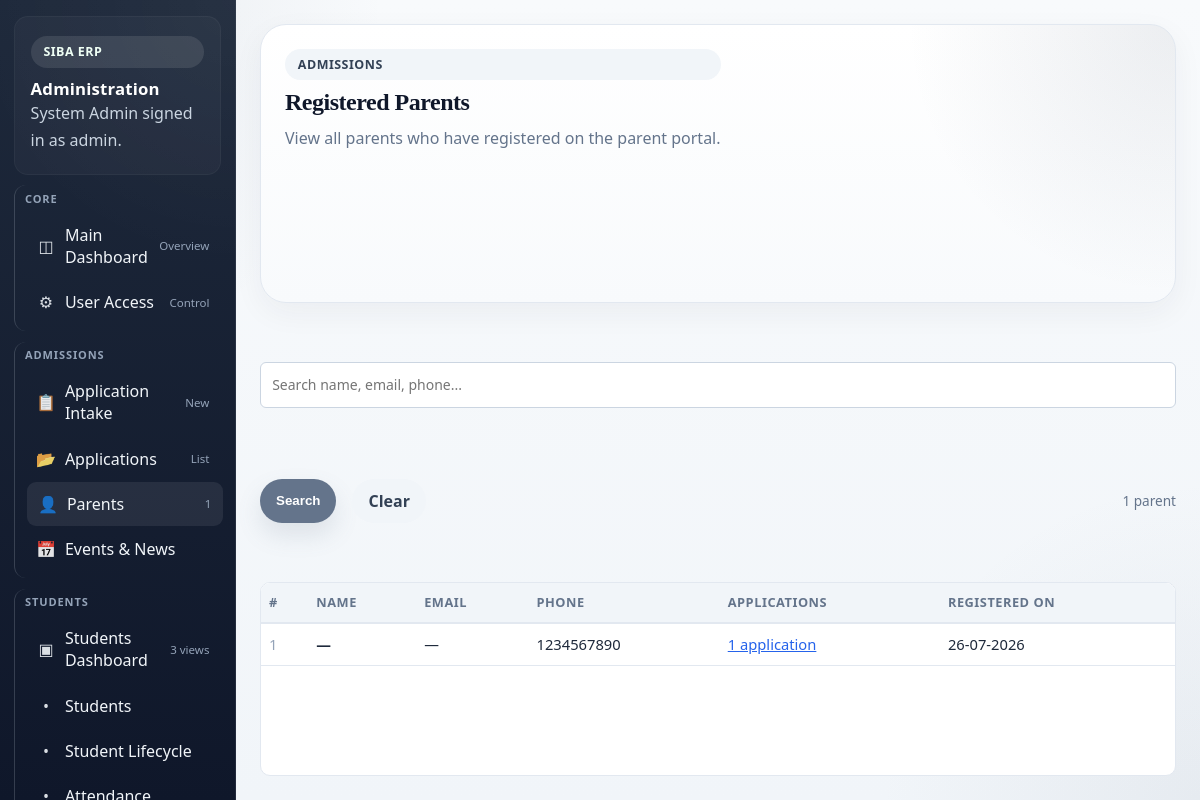
/erp/admin/parents-list.php (signed in), run on the app's committed database.
### tables this page shows
CREATE TABLE IF NOT EXISTS parents (
    id INT AUTO_INCREMENT PRIMARY KEY,
    phone VARCHAR(15) UNIQUE NOT NULL,
    password VARCHAR(255) NOT NULL,
    created_at TIMESTAMP DEFAULT CURRENT_TIMESTAMP
);

### erp/admin/bootstrap.php (called while the page is built, shortened)
<?php
function admin_user(): ?array
{
    return $_SESSION['admin_user'] ?? null;
}
function e(string $value): string
{
    return htmlspecialchars($value, ENT_QUOTES, 'UTF-8');
}
function available_modules(): array
{
    return [
        'students' => ['label' => 'Students', 'entities' => ['students', 'student_enrollments', 'attendance_records']],
        'academics' => ['label' => 'Academics', 'entities' => ['subjects', 'assignments', 'exam_results', 'assignment_submissions', 'parent_teacher_messages']],
        'finance' => ['label' => 'Finance', 'entities' => ['fee_structures', 'student_fee_dues', 'payments', 'payment_reconciliations']],
        'operations' => ['label' => 'Operations', 'entities' => ['timetables', 'transport_routes', 'transport_allocations', 'hostels', 'hostel_rooms', 'hostel_allocations']],
        'hr' => ['label' => 'HR', 'entities' => ['employees', 'leave_requests', 'payroll_runs', 'payroll_items']],
        'reports' => ['label' => 'Reports', 'entities' => []],
    ];
}
function default_modules_for_role(string $role): array
{
    $menu = available_modules();
    if ($role === 'owner' || $role === 'admin') {
        return array_keys($menu);
    }
    return array_keys($menu);
}
function fetch_user_role_assignments(PDO $pdo, int $userId): array
{
    try {
        $stmt = $pdo->prepare(
            'SELECT r.name
             FROM user_role_assignments ura
             JOIN roles r ON r.id = ura.role_id
             WHERE ura.user_id = :user_id AND ura.is_active = 1'
        );
        $stmt->execute(['user_id' => $userId]);
        return array_values(array_unique(array_map(static fn(array $r): string => (string) $r['name'], $stmt->fetchAll())));
    } catch (Throwable) {
        return [];
    }
}
function fetch_user_roles(PDO $pdo, int $userId, string $primaryRole): array
{
    $roles = [$primaryRole];
    $assigned = fetch_user_role_assignments($pdo, $userId);
    return array_values(array_unique(array_filter($roles)));
}
function default_modules_for_roles(array $roles): array
{
    $modules = [];
    foreach ($roles as $role) {
        $modules = array_merge($modules, default_modules_for_role((string) $role));
    }
    return array_values(array_unique($modules));
}
function fetch_user_module_access(PDO $pdo, int $userId): array
{
    try {
        $stmt = $pdo->prepare('SELECT module_key FROM user_module_access WHERE user_id = :user_id AND can_access = 1');
        $stmt->execute(['user_id' => $userId]);
        return array_map(static fn(array $r): string => (string) $r['module_key'], $stmt->fetchAll());
    } catch (Throwable) {
        return [];
    }
}
function menu_for_roles(array $roles, array $allowedModules = []): array
{
    $menu = available_modules();
    $defaultKeys = default_modules_for_roles($roles);
    $primaryRole = (string) ($roles[0] ?? '');
    if (!in_array('admin', $roles, true) && !in_array('owner', $roles, true)) {
        $defaultKeys = array_values(array_intersect($defaultKeys, array_keys($menu)));
        if (!empty($allowedModules)) {
            $defaultKeys = array_values(array_intersect($defaultKeys, $allowedModules));
        }
    } elseif (!empty($allowedModules)) {
        $defaultKeys = array_values(array_intersect(array_keys($menu), $allowedModules));
    }
    $filtered = [];
    foreach ($defaultKeys as $key) {
        $filtered[$key] = $menu[$key];
    }
    return $filtered;
}

### erp/admin/parents-list.php (the view, shortened to what this page needs)
<?php
require __DIR__ . '/bootstrap.php';
$user = admin_user();
$isSuperAdmin = ($user['role'] ?? '') === 'admin';
$explicitModules = fetch_user_module_access($pdo, (int) $user['id']);
$userRoles = fetch_user_roles($pdo, (int) $user['id'], (string) ($user['role'] ?? 'admin'));
$menus = menu_for_roles($userRoles, $explicitModules);
$entityMap = entity_config();
$searchQ = trim((string) ($_GET['q'] ?? ''));
$where = [];
$params = [];
$whereSql = empty($where) ? '' : ' WHERE ' . implode(' AND ', $where);
$countStmt = $pdo->prepare("SELECT COUNT(*) AS c FROM parents p" . $whereSql);
$countStmt->execute($params);
$total = (int) $countStmt->fetch()['c'];
$page = max(1, (int) ($_GET['p'] ?? 1));
$limit = 25;
$offset = ($page - 1) * $limit;
$sql = "SELECT p.*, (SELECT COUNT(*) FROM applications WHERE parent_id = p.id) AS app_count FROM parents p" . $whereSql . " ORDER BY p.created_at DESC LIMIT :lim OFFSET :off";
$listStmt = $pdo->prepare($sql);
$listStmt->bindValue(':lim', $limit, PDO::PARAM_INT);
$listStmt->bindValue(':off', $offset, PDO::PARAM_INT);
$listStmt->execute();
$parents = $listStmt->fetchAll(PDO::FETCH_ASSOC);
?>
<!DOCTYPE html>
<html lang="en">
<head>
    <link rel="stylesheet" href="../assets/erp-ui.css">
</head>
<body style="min-height:100vh;">
<div class="admin-layout">
    <aside class="sidebar" style="display:flex;flex-direction:column;">
        <div class="brand-block stack" style="gap:.6rem;padding:1.2rem 1rem;">
            <span class="eyebrow" style="background:rgba(255,255,255,.1);color:#effff5">SIBA ERP</span>
            <div class="brand-copy">
                <h2 style="font-size:1.7rem;color:#fff">Administration</h2>
                <p><?= e((string) $user['name']) ?> signed in as <?= e((string) $user['role']) ?>.</p>
            </div>
        </div>
        <div class="nav-group">
            <div class="nav-title">Core</div>
            <a class="nav-link" href="index.php">
                <span class="sidebar-icon">◫</span><span>Main Dashboard</span><span class="nav-tag">Overview</span>
            </a>
            <?php if ($isSuperAdmin): ?>
                <a class="nav-link" href="index.php?view=user-access">
                    <span class="sidebar-icon">⚙</span><span>User Access</span><span class="nav-tag">Control</span>
                </a>
            <?php endif; ?>
        </div>
        <div class="nav-group">
            <div class="nav-title">Admissions</div>
            <a class="nav-link" href="application-intake.php">
                <span class="sidebar-icon">📋</span><span>Application Intake</span><span class="nav-tag">New</span>
            </a>
            <a class="nav-link" href="applications-list.php">
                <span class="sidebar-icon">📂</span><span>Applications</span><span class="nav-tag">List</span>
            </a>
            <a class="nav-link active" href="parents-list.php">
                <span class="sidebar-icon">👤</span><span>Parents</span><span class="nav-tag"><?= $total ?></span>
            </a>
            <a class="nav-link" href="events-manager.php">
                <span class="sidebar-icon">📅</span><span>Events & News</span>
            </a>
        </div>
        <?php foreach ($menus as $menuKey => $menu): ?>
            <div class="nav-group">
                <div class="nav-title"><?= e((string) $menu['label']) ?></div>
                <a class="nav-link" href="index.php?view=module&amp;module=<?= e((string) $menuKey) ?>">
                    <span class="sidebar-icon">▣</span>
                    <span><?= e((string) $menu['label']) ?> Dashboard</span>
                    <span class="nav-tag"><?= count($menu['entities'] ?? []) ?> views</span>
                </a>
                <?php foreach (($menu['entities'] ?? []) as $menuEntity): ?>
                    <a class="nav-link" href="index.php?module=<?= e((string) $menuKey) ?>&amp;entity=<?= e((string) $menuEntity) ?>">
                        <span class="sidebar-icon">•</span>
                        <span><?= e((string) $entityMap[$menuEntity]['label']) ?></span>
                    </a>
                <?php endforeach; ?>
            </div>
        <?php endforeach; ?>
    </aside>
    <main class="admin-main stack" style="padding:1.5rem;">
        <section class="hero-banner" style="margin-bottom:1rem;">
            <div class="toolbar">
                <div class="stack" style="gap:.55rem">
                    <span class="eyebrow">Admissions</span>
                    <h1>Registered Parents</h1>
                    <p>View all parents who have registered on the parent portal.</p>
                </div>
            </div>
        </section>
        <form method="get" class="app-filters">
            <input type="text" name="q" placeholder="Search name, email, phone..." value="<?= e($searchQ) ?>" style="min-width:220px;">
            <button type="submit" class="btn btn-primary">Search</button>
            <a href="parents-list.php" class="btn btn-soft">Clear</a>
            <span style="margin-left:auto;color:#64748b;font-size:.85rem;"><?= $total ?> parent<?= $total !== 1 ? 's' : '' ?></span>
        </form>
        <div style="background:#fff;border:1px solid #e2e8f0;border-radius:10px;overflow:auto;">
            <table class="app-table">
                <thead>
                    <tr>
                        <th>#</th>
                        <th>Name</th>
                        <th>Email</th>
                        <th>Phone</th>
                        <th>Applications</th>
                        <th>Registered On</th>
                    </tr>
                </thead>
                <tbody>
                    <?php if (empty($parents)): ?>
                        <tr><td colspan="6" style="text-align:center;padding:2rem;color:#94a3b8;">No parents found.</td></tr>
                    <?php else: ?>
                        <?php foreach ($parents as $i => $p): ?>
                            <tr>
                                <td style="color:#94a3b8;"><?= $offset + $i + 1 ?></td>
                                <td><strong><?= e($p['name'] ?? '—') ?></strong></td>
                                <td><?= e($p['email'] ?? '—') ?></td>
                                <td><?= e($p['phone']) ?></td>
                                <td><a href="applications-list.php?q=<?= e($p['phone']) ?>" style="color:#2563eb;"><?= (int) $p['app_count'] ?> application<?= (int) $p['app_count'] !== 1 ? 's' : '' ?></a></td>
                                <td style="white-space:nowrap;"><?= date('d-m-Y', strtotime($p['created_at'])) ?></td>
                            </tr>
                        <?php endforeach; ?>
                    <?php endif; ?>
                </tbody>
            </table>
        </div>
    </main>
</div>
</body>
</html>

### erp/admin/parents-list.php (style rules this page uses)
.app-filters { display:flex; gap:1rem; align-items:center; flex-wrap:wrap; margin-bottom:1rem; }
.app-filters input { padding:.45rem .7rem; border:1px solid #cbd5e1; border-radius:6px; font-size:.875rem; }
.app-filters .btn { padding:.45rem 1rem; }
.app-table { width:100%; border-collapse:collapse; font-size:.875rem; }
.app-table th { text-align:left; padding:.65rem .5rem; border-bottom:2px solid #e2e8f0; color:#64748b; font-weight:600; white-space:nowrap; }
.app-table td { padding:.65rem .5rem; border-bottom:1px solid #e2e8f0; vertical-align:middle; }

### data on the page
parents: i "1", name "—", email "—", phone "1234567890", app_count "1", created_at "26-07-2026"

### other printed values
$user['name'] "System Admin"
$user['role'] "admin"
$total "1"
$menu['label'] "STUDENTS"
$menu['label'] "Students"
count($menu['entities'] ?? []) "3"
$entityMap[$menuEntity]['label'] "Students"
$entityMap[$menuEntity]['label'] "Student Lifecycle"
